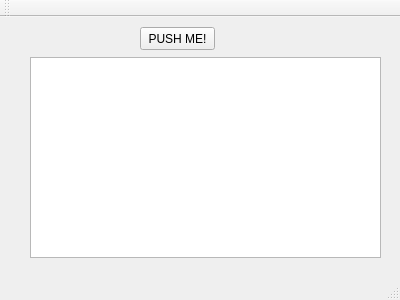
<?xml version="1.0" encoding="UTF-8"?>
<ui version="4.0">
 <class>MainWindow</class>
 <widget class="QMainWindow" name="MainWindow">
  <property name="geometry">
   <rect>
    <x>0</x>
    <y>0</y>
    <width>400</width>
    <height>300</height>
   </rect>
  </property>
  <property name="windowTitle">
   <string>MainWindow</string>
  </property>
  <widget class="QWidget" name="centralWidget">
   <widget class="QPushButton" name="pushButton">
    <property name="geometry">
     <rect>
      <x>140</x>
      <y>10</y>
      <width>75</width>
      <height>23</height>
     </rect>
    </property>
    <property name="text">
     <string>PUSH ME!</string>
    </property>
   </widget>
   <widget class="QTextBrowser" name="textBrowser">
    <property name="geometry">
     <rect>
      <x>30</x>
      <y>40</y>
      <width>351</width>
      <height>201</height>
     </rect>
    </property>
   </widget>
  </widget>
  <widget class="QMenuBar" name="menuBar">
   <property name="geometry">
    <rect>
     <x>0</x>
     <y>0</y>
     <width>400</width>
     <height>21</height>
    </rect>
   </property>
  </widget>
  <widget class="QToolBar" name="mainToolBar">
   <attribute name="toolBarArea">
    <enum>TopToolBarArea</enum>
   </attribute>
   <attribute name="toolBarBreak">
    <bool>false</bool>
   </attribute>
  </widget>
  <widget class="QStatusBar" name="statusBar"/>
 </widget>
 <layoutdefault spacing="6" margin="11"/>
 <resources/>
 <connections/>
</ui>
